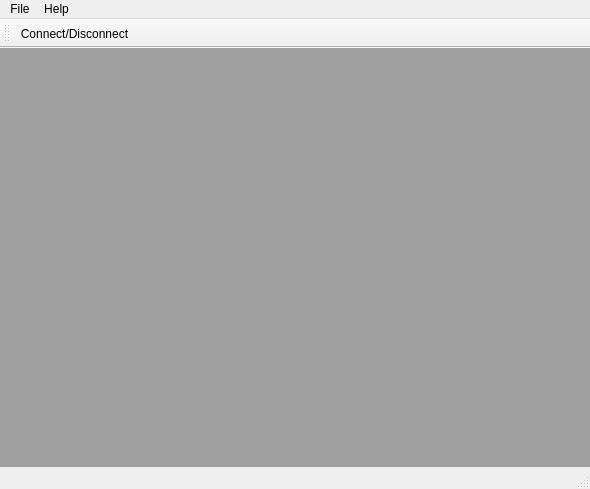
<?xml version="1.0" encoding="UTF-8"?>
<ui version="4.0">
 <class>AstChanMon</class>
 <widget class="QMainWindow" name="AstChanMon">
  <property name="geometry">
   <rect>
    <x>0</x>
    <y>0</y>
    <width>590</width>
    <height>489</height>
   </rect>
  </property>
  <property name="windowTitle">
   <string>Asterisk Channel Monitor</string>
  </property>
  <widget class="QWidget" name="centralWidget">
   <layout class="QVBoxLayout" name="verticalLayout">
    <property name="margin">
     <number>0</number>
    </property>
    <item>
     <widget class="QMdiArea" name="mdiArea"/>
    </item>
   </layout>
  </widget>
  <widget class="QToolBar" name="mainToolBar">
   <property name="iconSize">
    <size>
     <width>32</width>
     <height>32</height>
    </size>
   </property>
   <attribute name="toolBarArea">
    <enum>TopToolBarArea</enum>
   </attribute>
   <attribute name="toolBarBreak">
    <bool>false</bool>
   </attribute>
   <addaction name="actionConnection"/>
  </widget>
  <widget class="QStatusBar" name="statusBar"/>
  <widget class="QMenuBar" name="menuBar">
   <property name="geometry">
    <rect>
     <x>0</x>
     <y>0</y>
     <width>590</width>
     <height>23</height>
    </rect>
   </property>
   <widget class="QMenu" name="menuFile">
    <property name="title">
     <string>File</string>
    </property>
   </widget>
   <widget class="QMenu" name="menuHelp">
    <property name="title">
     <string>Help</string>
    </property>
   </widget>
   <addaction name="menuFile"/>
   <addaction name="menuHelp"/>
  </widget>
  <action name="actionConnection">
   <property name="checkable">
    <bool>true</bool>
   </property>
   <property name="icon">
    <iconset resource="icon/icon.qrc">
     <normaloff>:/toolbar/disconnect.png</normaloff>
     <activeon>:/toolbar/connect.png</activeon>:/toolbar/disconnect.png</iconset>
   </property>
   <property name="text">
    <string>Connect/Disconnect</string>
   </property>
  </action>
  <action name="actionPreferences">
   <property name="icon">
    <iconset resource="icon/icon.qrc">
     <normaloff>:/toolbar/wrench_orange.png</normaloff>:/toolbar/wrench_orange.png</iconset>
   </property>
   <property name="text">
    <string>Preferences</string>
   </property>
  </action>
 </widget>
 <layoutdefault spacing="6" margin="11"/>
 <resources>
  <include location="icon/icon.qrc"/>
 </resources>
 <connections/>
</ui>
